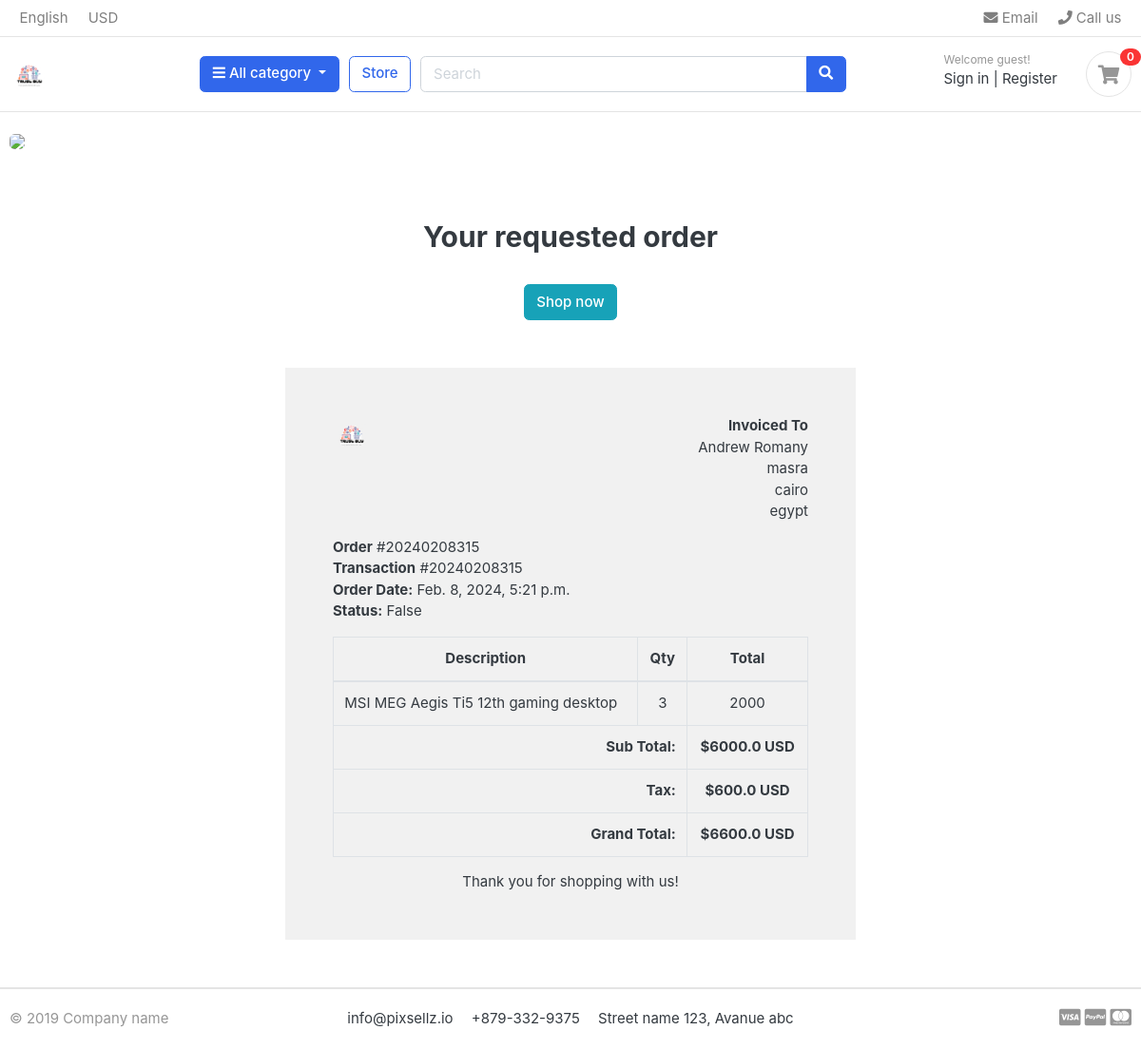
The app's page /orders/order_detail/20240208315/ with its own data.
### Orders/models.py (models this page shows, shortened)
class Order(models.Model):
    STATUS = (
        ('New', 'New'),
        ('Accepted', 'Accepted'),
        ('Completed', 'Completed'),
        ('Cancelled', 'Cancelled'),
    )
    user = models.ForeignKey(Account, on_delete=models.SET_NULL, null=True)
    payment = models.ForeignKey(Payment, on_delete=models.SET_NULL, blank=True, null=True)
    order_number = models.CharField(max_length=20)
    first_name = models.CharField(max_length=50)
    last_name = models.CharField(max_length=50)
    phone = models.CharField(max_length=20)
    email = models.EmailField(max_length=50)
    address_line_1 = models.CharField(max_length=50)
    address_line_2 = models.CharField(max_length=50, blank=True)
    country = models.CharField(max_length=50)
    state = models.CharField(max_length=50)
    city = models.CharField(max_length=50)
    order_note = models.CharField(max_length=100, blank=True)
    order_total = models.FloatField()
    tax = models.FloatField()
    status = models.CharField(max_length=20, choices=STATUS, default='New')
    ip = models.CharField(max_length=20, blank=True)
    is_ordered = models.BooleanField(default=False)
    created_at = models.DateTimeField(auto_now_add=True)
    updated_at = models.DateTimeField(auto_now=True)
    def full_name(self):
        return f'{self.first_name} {self.last_name}'

class Payment(models.Model):
    user = models.ForeignKey(Account, on_delete=models.CASCADE)
    payment_id = models.CharField(max_length=100)
    payment_method = models.CharField(max_length=100)
    amount_paid = models.CharField(max_length=100)
    status = models.BooleanField(blank=True, null=True)
    created_at = models.DateTimeField(auto_now_add=True)

class OrderProduct(models.Model):
    order = models.ForeignKey(Order, on_delete=models.CASCADE, blank=True, null=True)
    payment = models.ForeignKey(Payment, on_delete=models.SET_NULL, blank=True, null=True)
    user = models.ForeignKey(Account, on_delete=models.CASCADE, blank=True, null=True)
    product = models.ForeignKey(Product, on_delete=models.CASCADE)
    quantity = models.IntegerField()
    product_price = models.FloatField()
    ordered = models.BooleanField(default=False)
    created_at = models.DateTimeField(auto_now_add=True)
    updated_at = models.DateTimeField(auto_now=True)

### store/models.py (models this page shows, shortened)
class Product(models.Model):
    name = models.CharField(max_length=150)
    description = models.TextField()
    image = models.ImageField(upload_to='media')
    slug = models.CharField(max_length=150)
    is_active = models.BooleanField()
    category = models.ForeignKey(Category, related_name='Category', on_delete=models.CASCADE)
    price = models.IntegerField()
    stock = models.IntegerField(default=5)

### Orders/views.py (the view)
# urls.py: path('order_detail/<int:order_id>/', views.order_detail, name='order_detail'),
def order_detail(request, order_id):
    order_detail = OrderProduct.objects.filter(order__order_number=order_id)
    order = Order.objects.get(order_number=order_id)
    sub_total = 0
    for i in order_detail:
        sub_total += i.product_price * i.quantity
    context = {
        'order_detail': order_detail,
        'order': order,
        'sub_total': sub_total
    }
    return render(request, 'Orders/order_detail.html', context)

### Cart/context_processors.py (called while the page is built)
def counter(request):
    item_count = 0
    if 'admin' in request.path:
        return {}
    else:
        try:
            cart = Cart.objects.filter(cart_id=_cart_id(request))
            if request.user.is_authenticated:
                cart_items = CartItem.objects.all().filter(user=request.user, is_active=True)
            else:
                cart_items = CartItem.objects.all().filter(cart=cart[:1])
            for cart_item in cart_items:
                item_count += cart_item.quantity
        except Cart.DoesNotExist:
            item_count = 0
    return dict(item_count=item_count)

### Cart/views.py (called while the page is built)
def _cart_id(request):
    cart = request.session.session_key
    if not cart:
        cart = request.session.create()
    return cart

### store/context_processors.py (called while the page is built)
def menu_links(request):
    links = Category.objects.values('name', 'slug')
    return dict(links=links)

### Orders/templates/Orders/order_detail.html
{% extends 'store/index.html' %}
{% load static %}
{% block content %}
<div class="container" style="margin-top: 50px;">
    <h2 class="text-center">Your requested order</h2>
	<br>
	<div class="text-center">
		<a href="{% url 'store' %}" class="btn btn-info">Shop now</a>
	</div>
</div>
<div class="container" style="margin: 0 auto;width: 50%;padding: 50px;background: #f1f1f1;margin-top: 50px;margin-bottom: 50px;">
    <div class="row invoice row-printable">
        <div class="col-md-12">
            <div class="panel panel-default plain" id="dash_0">
                <div class="panel-body p30">
                    <div class="row">
                        <div class="col-lg-6">
                            <div class="invoice-logo"><img src="{% static '/images/logo.png' %}" alt="Invoice logo" style="max-height: 40px;"></div>
                        </div>
                        <div class="col-lg-6">
                            <div class="invoice-from">
                                <ul class="list-unstyled text-right">
                                    <li><strong>Invoiced To</strong></li>
                                    <li>{{order.full_name}}</li>
                                    <li>{{order.address_line_1}}</li>
                                    <li>{{order.city}}</li>
                                    <li>{{order.country}}</li>
                                </ul>
                            </div>
                        </div>
                        <div class="col-lg-12">
                            <div class="invoice-details mt25">
                                <div class="well">
                                    <ul class="list-unstyled mb0">
                                        <li><strong>Order</strong> #{{order.order_number}}</li>
                                        <li><strong>Transaction</strong> #{{order.payment.payment_id}}</li>
                                        <li><strong>Order Date:</strong> {{order.created_at}}</li>
                                        <li><strong>Status:</strong> {{order.payment.status}}</li>
                                    </ul>
                                </div>
                            </div>
                            <div class="invoice-items">
                                <div class="table-responsive" style="overflow: hidden; outline: none;" tabindex="0">
                                    <table class="table table-bordered">
                                        <thead>
                                            <tr>
                                                <th class="per70 text-center">Description</th>
                                                <th class="per5 text-center">Qty</th>
                                                <th class="per25 text-center">Total</th>
                                            </tr>
                                        </thead>
                                        <tbody>
                                        {% for item in order_detail %}
                                            <tr>
                                                <td>{{item.product.name}}</td>
                                                <td class="text-center">{{item.quantity}}</td>
                                                <td class="text-center">{{item.product.price}}</td>
                                            </tr>
                                        {% endfor %}
                                        </tbody>
                                        <tfoot>
                                            <tr>
                                                <th colspan="2" class="text-right">Sub Total:</th>
                                                <th class="text-center">${{sub_total}} USD</th>
                                            </tr>
                                            <tr>
                                                <th colspan="2" class="text-right">Tax:</th>
                                                <th class="text-center">${{order.tax}} USD</th>
                                            </tr>
                                            <tr>
                                                <th colspan="2" class="text-right">Grand Total:</th>
                                                <th class="text-center">${{order.order_total}} USD</th>
                                            </tr>
                                        </tfoot>
                                    </table>
                                </div>
                            </div>
                            <div class="invoice-footer mt25">
                                <p class="text-center">Thank you for shopping with us!</p>
                            </div>
                        </div>
                    </div>
                </div>
            </div>
        </div>
    </div>
    </div>
{% endblock %}

### static/css/ui.css (style rules this page uses)
html { font-family: "Inter", sans-serif; font-size: 15px; }
p:last-child { margin-bottom: 0; }
[class*=list-] li:after { visibility: hidden; display: block; content: ""; overflow: hidden; height: 0; clear: both; }

### records on screen
Order: full_name "Andrew Romany", address_line_1 "masra", city "cairo", country "egypt", order_number "20240208315", payment.payment_id "20240208315", created_at "Feb. 8, 2024, 5:21 p.m.", payment.status "False", tax "600.0", order_total "6600.0"
OrderProduct: product.name "MSI MEG Aegis Ti5 12th gaming desktop", quantity "3", product.price "2000"

### other values on screen
{{ item_count }} "0"
{{ sub_total }} "6000.0"
